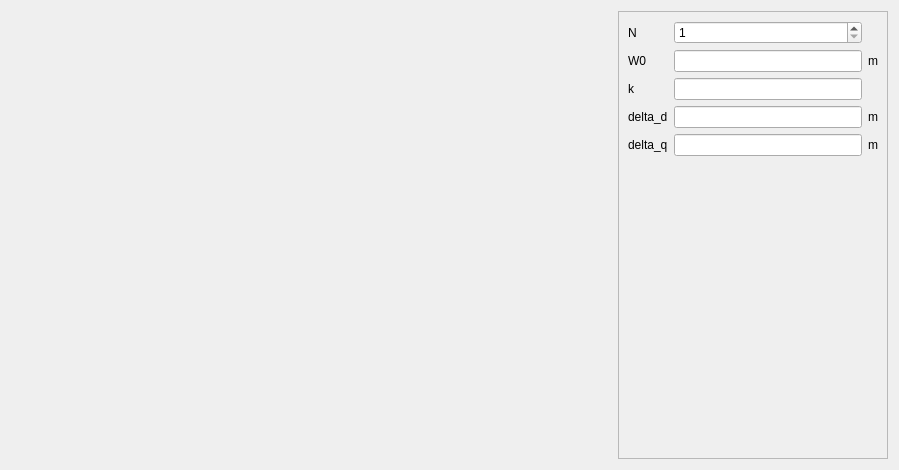
<?xml version="1.0" encoding="UTF-8"?>
<ui version="4.0">
 <class>PBoreSinePole</class>
 <widget class="QWidget" name="PBoreSinePole">
  <property name="geometry">
   <rect>
    <x>0</x>
    <y>0</y>
    <width>899</width>
    <height>470</height>
   </rect>
  </property>
  <property name="minimumSize">
   <size>
    <width>630</width>
    <height>470</height>
   </size>
  </property>
  <property name="maximumSize">
   <size>
    <width>16777215</width>
    <height>16777215</height>
   </size>
  </property>
  <property name="windowTitle">
   <string>Form</string>
  </property>
  <layout class="QHBoxLayout" name="horizontalLayout">
   <item>
    <layout class="QVBoxLayout" name="verticalLayout_2">
     <item>
      <widget class="QLabel" name="img_bore">
       <property name="sizePolicy">
        <sizepolicy hsizetype="Expanding" vsizetype="Expanding">
         <horstretch>0</horstretch>
         <verstretch>0</verstretch>
        </sizepolicy>
       </property>
       <property name="maximumSize">
        <size>
         <width>16777215</width>
         <height>16777215</height>
        </size>
       </property>
       <property name="text">
        <string/>
       </property>
       <property name="pixmap">
        <pixmap resource="../../../../Resources/pyleecan.qrc">:/images/images/MachineSetup/LamParam/BoreSinePole.png</pixmap>
       </property>
       <property name="scaledContents">
        <bool>false</bool>
       </property>
       <property name="alignment">
        <set>Qt::AlignCenter</set>
       </property>
      </widget>
     </item>
    </layout>
   </item>
   <item>
    <widget class="QScrollArea" name="scrollArea">
     <property name="minimumSize">
      <size>
       <width>270</width>
       <height>0</height>
      </size>
     </property>
     <property name="maximumSize">
      <size>
       <width>270</width>
       <height>16777215</height>
      </size>
     </property>
     <property name="widgetResizable">
      <bool>true</bool>
     </property>
     <widget class="QWidget" name="scrollAreaWidgetContents">
      <property name="geometry">
       <rect>
        <x>0</x>
        <y>0</y>
        <width>268</width>
        <height>450</height>
       </rect>
      </property>
      <layout class="QVBoxLayout" name="verticalLayout">
       <item>
        <layout class="QGridLayout" name="gridLayout">
         <item row="0" column="0">
          <widget class="QLabel" name="in_N">
           <property name="text">
            <string>N</string>
           </property>
          </widget>
         </item>
         <item row="0" column="1">
          <widget class="QSpinBox" name="si_N">
           <property name="minimum">
            <number>1</number>
           </property>
           <property name="maximum">
            <number>999999</number>
           </property>
           <property name="value">
            <number>1</number>
           </property>
          </widget>
         </item>
         <item row="0" column="2">
          <widget class="QLabel" name="unit_N">
           <property name="text">
            <string/>
           </property>
          </widget>
         </item>
         <item row="1" column="0">
          <widget class="QLabel" name="in_W0">
           <property name="text">
            <string>W0</string>
           </property>
          </widget>
         </item>
         <item row="1" column="1">
          <widget class="FloatEdit" name="lf_W0"/>
         </item>
         <item row="1" column="2">
          <widget class="QLabel" name="unit_W0">
           <property name="text">
            <string>m</string>
           </property>
          </widget>
         </item>
         <item row="2" column="0">
          <widget class="QLabel" name="in_k">
           <property name="text">
            <string>k</string>
           </property>
          </widget>
         </item>
         <item row="2" column="1">
          <widget class="FloatEdit" name="lf_k"/>
         </item>
         <item row="2" column="2">
          <widget class="QLabel" name="unit_k">
           <property name="text">
            <string/>
           </property>
          </widget>
         </item>
         <item row="3" column="0">
          <widget class="QLabel" name="in_delta_d">
           <property name="text">
            <string>delta_d</string>
           </property>
          </widget>
         </item>
         <item row="3" column="1">
          <widget class="FloatEdit" name="lf_delta_d"/>
         </item>
         <item row="3" column="2">
          <widget class="QLabel" name="unit_delta_d">
           <property name="text">
            <string>m</string>
           </property>
          </widget>
         </item>
         <item row="4" column="0">
          <widget class="QLabel" name="in_delta_q">
           <property name="text">
            <string>delta_q</string>
           </property>
          </widget>
         </item>
         <item row="4" column="1">
          <widget class="FloatEdit" name="lf_delta_q"/>
         </item>
         <item row="4" column="2">
          <widget class="QLabel" name="unit_delta_q">
           <property name="text">
            <string>m</string>
           </property>
          </widget>
         </item>
        </layout>
       </item>
       <item>
        <spacer name="verticalSpacer">
         <property name="orientation">
          <enum>Qt::Vertical</enum>
         </property>
         <property name="sizeHint" stdset="0">
          <size>
           <width>20</width>
           <height>40</height>
          </size>
         </property>
        </spacer>
       </item>
       <item>
        <widget class="WBoreOut" name="w_out" native="true"/>
       </item>
      </layout>
     </widget>
    </widget>
   </item>
  </layout>
 </widget>
 <customwidgets>
  <customwidget>
   <class>FloatEdit</class>
   <extends>QLineEdit</extends>
   <header>......GUI/Tools/FloatEdit.h</header>
  </customwidget>
  <customwidget>
   <class>WBoreOut</class>
   <extends>QWidget</extends>
   <header>......GUI.Dialog.DMachineSetup.DBore.WBoreOut.WBoreOut.h</header>
   <container>1</container>
  </customwidget>
 </customwidgets>
 <tabstops>
  <tabstop>lf_W0</tabstop>
 </tabstops>
 <resources>
  <include location="../../../../Resources/pyleecan.qrc"/>
 </resources>
 <connections/>
</ui>
